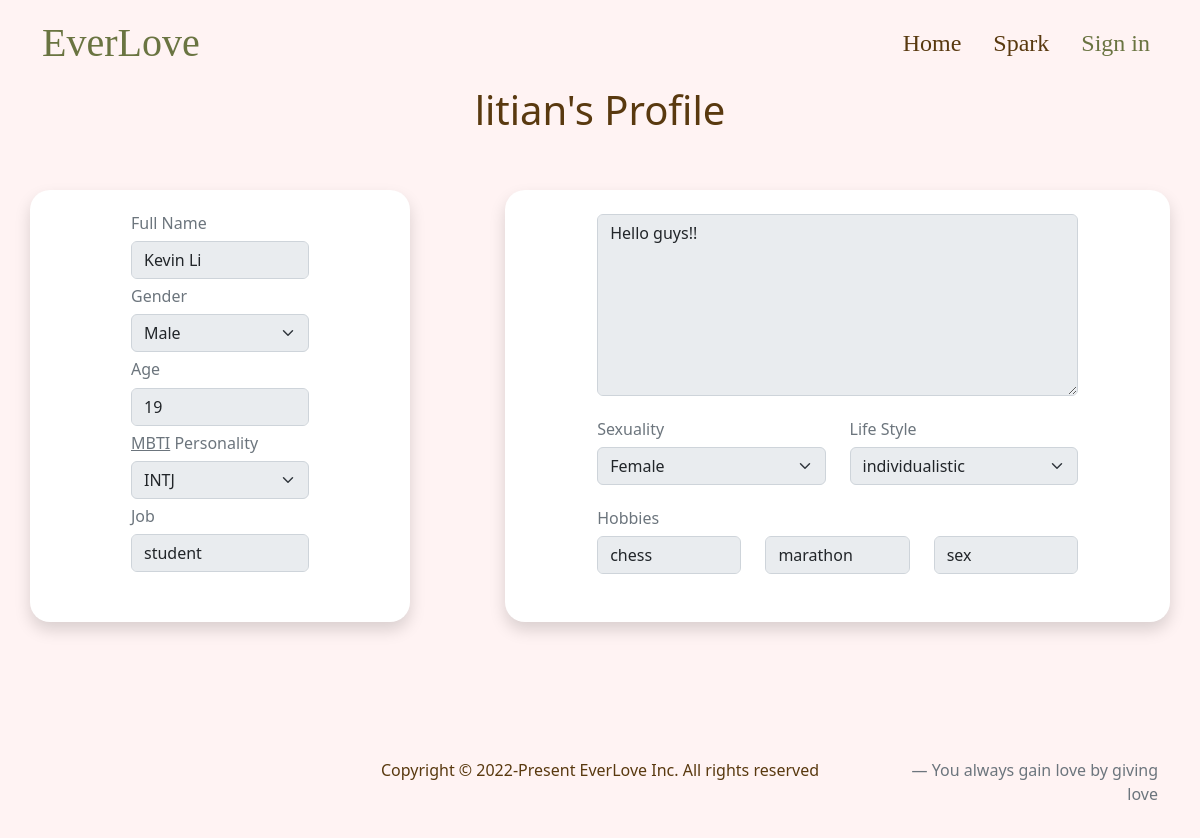
The page /profile/litian on the database as committed earlier.
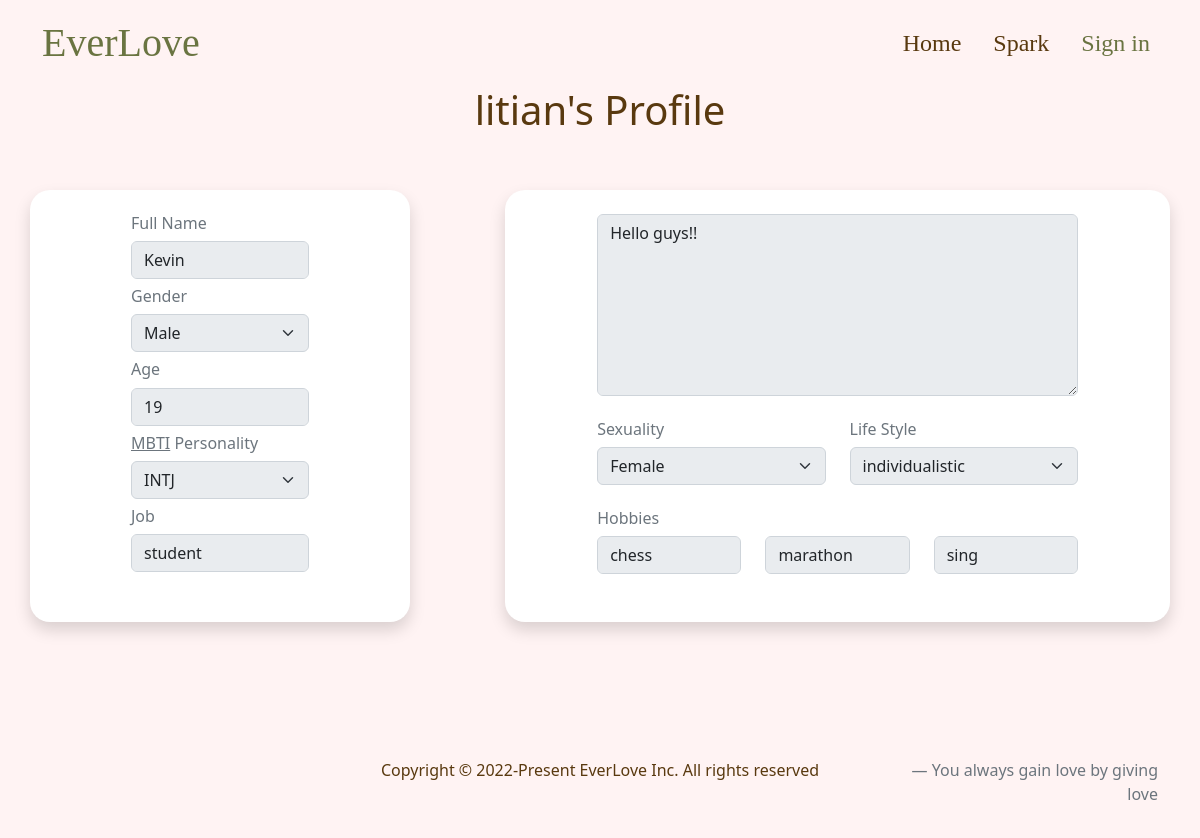
The same page on the database as committed later.
### web/models.py (models this page shows, shortened)
class User(AbstractUser):
    fullname = models.CharField(max_length=64, default='')
    gender = models.CharField(max_length=32,
                              choices=GENDER_CHOICES,
                              default='NA')
    age = models.IntegerField(blank=True, null=True)
    personality = models.CharField(max_length=4,
                                   choices=PERSONALITY_CHOICES,
                                   default='NA')
    job = models.ForeignKey(Job,
                            on_delete=models.SET_NULL,
                            blank=True,
                            null=True,
                            related_name="people")
    description = models.TextField(blank=True, null=True)
    sexuality = models.CharField(max_length=32,
                                 choices=GENDER_CHOICES,
                                 default='NA')
    lifestyle = models.CharField(max_length=3,
                                 choices=LIFE_STYLE_CHOICES,
                                 default='NA')

class Job(models.Model):
    name = models.CharField(max_length=64)

class Hobby(models.Model):
    name = models.CharField(max_length=64)
    def __str__(self):
        return f"{self.name}"

### web/views.py (the view, shortened to what this page needs)
# urls.py: path('profile/<str:username>', views.profile, name="profile"),
@csrf_exempt
def profile(request, username):
    if request.method == "GET":
        usr = User.objects.get(username=username)
        hobbies = [usr_hobby.hobby for usr_hobby in usr.hobbies.all()]
        hobby1 = (hobbies[0] if len(hobbies) >= 1 else None)
        hobby2 = (hobbies[1] if len(hobbies) >= 2 else None)
        hobby3 = (hobbies[2] if len(hobbies) == 3 else None)
        return render(
            request, "web/profile.html", {
                "usr": usr,
                "hobby1": hobby1,
                "hobby2": hobby2,
                "hobby3": hobby3,
                "personalities": PERSONALITY_CHOICES,
                "genders": GENDER_CHOICES,
                "lifestyles": LIFE_STYLE_CHOICES
            })

### web/templates/web/profile.html (shortened to what this page needs)
{% extends 'web/layout.html' %}
{% load static %}
{% block body %}
<section id="profile">
    <div class="container">
        <div class="text-center">
            <h1>{{ usr.username }}'s Profile</h1>
        </div>
        <form id="profile-form">
            <div class="row py-5 gy-4 text-center">
                <div class="col-10 offset-1 col-md-4 offset-md-0 bg-white shadow text-center py-4 rounded-custom">
                    <div class="text-start w-50 m-auto">
                        <h6 class="text-secondary">Full Name</h6>
                        <input class="form-control mb-2 bg-lighter-secondary" name="fullname"
                            value="{{ usr.fullname }}" />
                        <h6 class="text-secondary">Gender</h6>
                        <select class="form-select mb-2 bg-lighter-secondary" name="gender">
                            {% for gender_notation, gender in genders %}
                            {% if gender_notation == usr.gender %}
                            <option selected value="{{ gender_notation }}">{{ gender }}</option>
                            {% else %}
                            <option value="{{ gender_notation }}">{{ gender }}</option>
                            {% endif %}
                            {% endfor %}
                        </select>
                        <h6 class="text-secondary">Age</h6>
                        {% if usr.age %}
                        <input class="form-control mb-2 bg-lighter-secondary" name="age" value="{{ usr.age }}" />
                        {% else %}
                        <input class="form-control mb-2 bg-lighter-secondary" name="age" />
                        {% endif %}
                        <h6 class="text-secondary">
                            <a class="text-secondary" href="https://www.16personalities.com/personality-types">MBTI</a>
                            Personality
                        </h6>
                        <select class="form-select mb-2 bg-lighter-secondary" name="mbti">
                            {% for personality_notation, personality in personalities %}
                            {% if personality_notation == usr.personality %}
                            <option selected value="{{ personality_notation }}">{{ personality }}</option>
                            {% else %}
                            <option value="{{ personality_notation }}">{{ personality }}</option>
                            {% endif %}
                            {% endfor %}
                        </select>
                        <h6 class="text-secondary">Job</h6>
                        {% if usr.job %}
                        <input class="form-control mb-2 bg-lighter-secondary" name="job" value="{{ usr.job.name }}" />
                        {% else %}
                        <input class="form-control mb-2 bg-lighter-secondary" name="job" />
                        {% endif %}
                    </div>
                </div>
                <div class="col-10 offset-1 col-md-7 offset-md-1 bg-white shadow text-center py-4 rounded-custom">
                    <div class="text-start w-75 m-auto">
                        {% if usr.description %}
                        <textarea class="form-control mb-4 bg-lighter-secondary" name="description"
                            placeholder="Introduce yourself, what do you like, what kind of person you are looking for, and your contact information"
                            rows="7">{{ usr.description }}</textarea>
                        {% else %}
                        <textarea class="form-control mb-4 bg-lighter-secondary" name="description"
                            placeholder="Introduce yourself!" rows="7"></textarea>
                        {% endif %}
                        <div class="row">
                            <div class="col-md-6">
                                <h6 class="text-secondary">Sexuality</h6>
                                <select name="sexuality" class="form-select mb-4 bg-lighter-secondary">
                                    {% for gender_notation, gender in genders %}
                                    {% if gender_notation == usr.sexuality %}
                                    <option selected value="{{ gender_notation }}">{{ gender }}</option>
                                    {% else %}
                                    <option value="{{ gender_notation }}">{{ gender }}</option>
                                    {% endif %}
                                    {% endfor %}
                                </select>
                            </div>
                            <div class="col-md-6">
                                <h6 class="text-secondary">Life Style</h6>
                                <select name="lifestyle" class="form-select mb-4 bg-lighter-secondary">
                                    {% for life_notation, life in lifestyles %}
                                    {% if life_notation == usr.lifestyle %}
                                    <option selected value="{{ life_notation }}">{{ life }}</option>
                                    {% else %}
                                    <option value="{{ life_notation }}">{{ life }}</option>
                                    {% endif %}
                                    {% endfor %}
                                </select>
                            </div>
                        </div>
                        <div class="row">
                            <h6 class="text-secondary">Hobbies</h6>
                            {% if hobby1 is not None %}
                            <div class="col-md-4">
                                <input type="text" name="hobby1" class="form-control mb-4 bg-lighter-secondary"
                                    value="{{ hobby1 }}" />
                            </div>
                            {% else %}
                            <div class="col-md-4">
                                <input type="text" name="hobby1" class="form-control mb-4 bg-lighter-secondary" />
                            </div>
                            {% endif %}
                            {% if hobby2 is not None %}
                            <div class="col-md-4">
                                <input type="text" name="hobby2" class="form-control mb-4 bg-lighter-secondary"
                                    value="{{ hobby2 }}" />
                            </div>
                            {% else %}
                            <div class="col-md-4">
                                <input type="text" name="hobby2" class="form-control mb-4 bg-lighter-secondary" />
                            </div>
                            {% endif %}
                            {% if hobby3 is not None %}
                            <div class="col-md-4">
                                <input type="text" name="hobby3" class="form-control mb-4 bg-lighter-secondary"
                                    value="{{ hobby3 }}" />
                            </div>
                            {% else %}
                            <div class="col-md-4">
                                <input type="text" name="hobby3" class="form-control mb-4 bg-lighter-secondary" />
                            </div>
                            {% endif %}
                        </div>
                    </div>
                </div>
            </div>
            {% if user.is_authenticated and user.username == usr.username%}
            <div class="text-center text-md-end pb-3">
                <button type="button" class="btn btn-warning btn-lg" id="update">Update</button>
            </div>
            {% else %}
            <div class="pb-4"></div>
            <div class="pb-5"></div>
            {% endif %}
        </form>
    </div>
</section>
{% endblock %}

### web/templates/web/layout.html (shortened to what this page needs)
{% load static %}
<!DOCTYPE html>
<html lang="en">
<head>
    <link href="https://cdn.jsdelivr.net/npm/bootstrap@5.2.0/dist/css/bootstrap.min.css" rel="stylesheet"
>
    <link rel="stylesheet" href="https://cdn.jsdelivr.net/npm/bootstrap-icons@1.3.0/font/bootstrap-icons.css">
    <link rel="stylesheet" href="{% static 'web/styles.css' %}">
</head>
<body>
    <nav class="navbar navbar-expand-lg py-2">
        <div class="container">
            <a href="{% url 'web:index' %}" class="navbar-brand everlove">EverLove</a>
            <div class="collapse navbar-collapse" id="navmenu">
                <ul class="navbar-nav ms-auto">
                    <li class="nav-item me-lg-3">
                        <a href="{% url 'web:index' %}" class="nav-link">Home</a>
                    </li>
                    <li class="nav-item me-lg-3"><a href="{% url 'web:spark' %}" class="nav-link">Spark</a></li>
                    {% if user.is_authenticated %}
                    <div class="dropdown">
                        <a href="#" class="nav-link dropdown-toggle" data-bs-toggle="dropdown">
                            {{ user.username }}
                        </a>
                        <ul class="dropdown-menu">
                            <li><a class="dropdown-item" href="{% url 'web:profile' user.username %}">Profile</a></li>
                            <li>
                                <hr class="dropdown-divider">
                            </li>
                            <li><a class="dropdown-item" href="{% url 'web:logout' %}">Sign out</a></li>
                        </ul>
                    </div>
                    {% else %}
                    <li class="nav-item"><a href="{% url 'web:login' %}" class="nav-link" id="sign-in">Sign in</a></li>
                    {% endif %}
                </ul>
            </div>
        </div>
    </nav>
    {% block body %}
    {% endblock %}
    <footer>
        <div class="container">
            <div class="row text-center">
                <div class="col-md-6 offset-md-3">
                    <p>Copyright © 2022-Present EverLove Inc. All rights reserved</p>
                </div>
                <div class="col-md-3 fs-6 blockquote-footer text-md-end">You always gain love by giving love</div>
            </div>
        </div>
    </footer>
</body>
</html>

### web/static/web/styles.css (style rules this page uses)
* { box-sizing: border-box; padding: 0; margin: 0; font-family: system-ui, -apple-system, sans-serif, Helvetica, Arial; }
nav { background-color: #fff3f3; }
h1, h2, h3, p { color: #59390F; }
.nav-link { color: #59390F; }
.everlove { font-family: Alex Brush; font-size: 40px; color: #6A7441; text-decoration: none; }
.nav-link { font-family: Bebas Neue; font-size: 24px; }
#sign-in { color: #6A7441; }
.rounded-custom { border-radius: 20px; }
footer { background-color: #fff3f3; padding: 1rem; }
#profile { background-color: #fff3f3; }
.bg-lighter-secondary { background-color: #F0F0F0; }

Rows that differ between the two databases and show on the page:
removed Hobby: hobby3 "sex"
changed User "litian": fullname "Kevin Li" → "Kevin"
added Hobby: hobby3 "sing"
